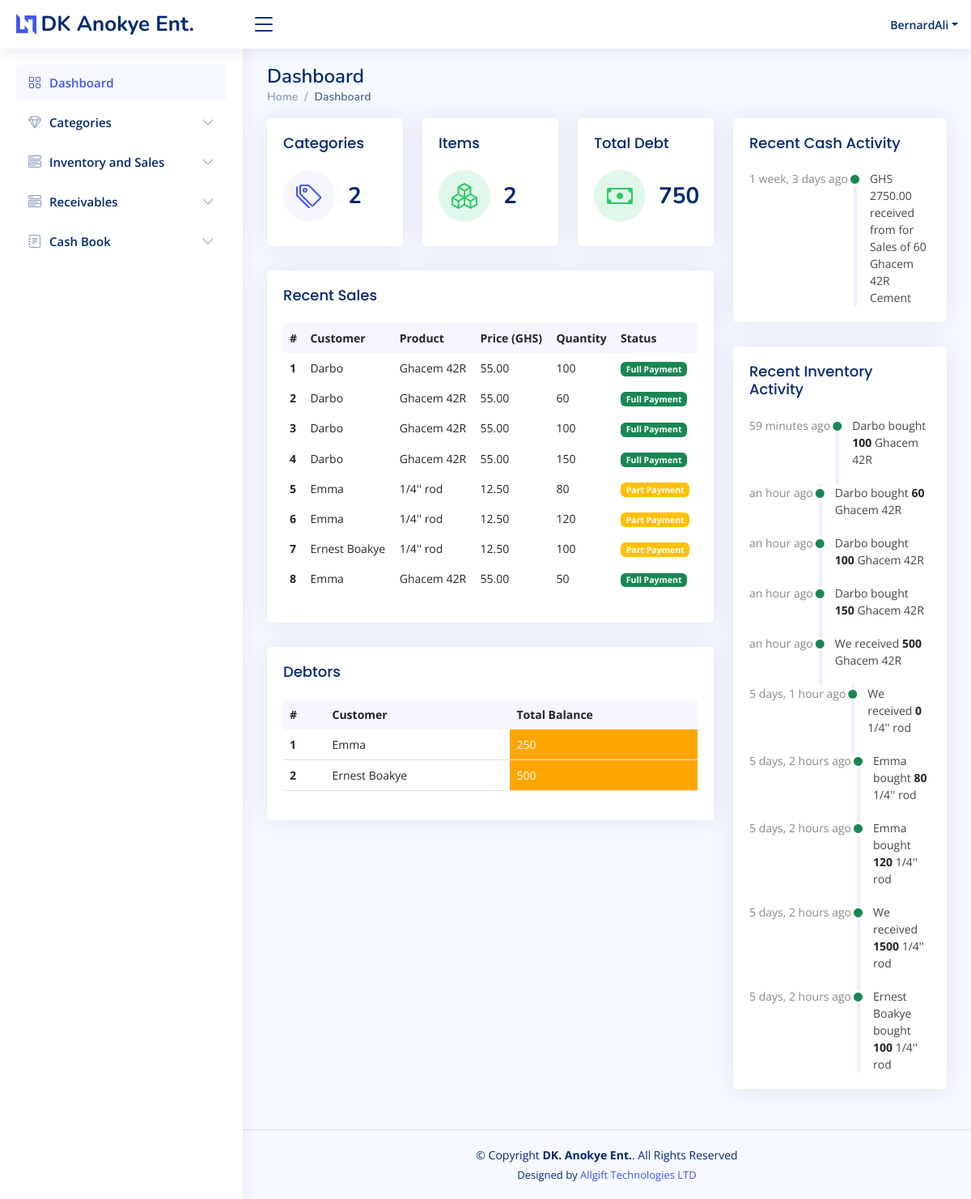
The app's page / (signed in) with its own data.
### core/models.py (models this page shows, shortened)
class StockHistory(models.Model):
    category = models.ForeignKey(Category, on_delete=models.CASCADE, blank=True)
    item_name = models.CharField(max_length=50, blank=True, null=True)
    receipt_no = models.CharField(max_length=50, blank=True, null=True)
    item_description = models.TextField(blank=True, null=True)
    quantity = models.IntegerField(default='0', blank=True, null=True)
    purchased_quantity = models.IntegerField(default='0', blank=True, null=True)
    purchased_by = models.CharField(max_length=50, blank=True, null=True)
    purchased_from = models.CharField(max_length=50, blank=True, null=True)
    unit_purchase_price = models.DecimalField(max_digits=10, decimal_places=2, blank=True, null=True)
    total_purchase_price = models.DecimalField(max_digits=10, decimal_places=2, blank=True, null=True)
    sale_quantity = models.IntegerField(default='0', blank=True, null=True)
    delivery_quantity = models.IntegerField(default='0', blank=True, null=True)
    yet_to_deliver = models.IntegerField(default='0', blank=True, null=True)
    waybill_number = models.CharField(max_length=50, blank=True, null=True)
    sale_by = models.CharField(max_length=50, blank=True, null=True)
    sale_to = models.CharField(max_length=50, blank=True, null=True)
    unit_sale_price = models.DecimalField(max_digits=10, decimal_places=2, blank=True, null=True)
    total_sale_price = models.DecimalField(max_digits=10, decimal_places=2, blank=True, null=True)
    payment_status = models.CharField(max_length=50, choices=Invoice_Choice, blank=True, null=True)
    balance = models.DecimalField(max_digits=10, decimal_places=2, default=0)
    phone_number = models.CharField(max_length=50, blank=True, null=True)
    created_by = models.CharField(max_length=50, blank=True, null=True)
    reorder_level = models.IntegerField(default='0', blank=True, null=True)
    created_on = models.DateTimeField(auto_now_add=True)
    expiry = models.DateTimeField(auto_now_add=True, blank=True, null=True)
    last_updated = models.DateTimeField(auto_now=True, blank=True, null=True)

class CashHistory(models.Model):
    category = models.CharField(max_length=50, blank=True, null=True, choices=CASH_CHOICE)
    recipient = models.CharField(max_length=50, blank=True, null=True)
    detail = models.TextField(max_length=50, blank=True, null=True)
    created_on = models.DateTimeField(auto_now_add=True)
    amount_in = models.DecimalField(max_digits=10, decimal_places=2, blank=True, null=True)
    amount_out = models.DecimalField(max_digits=10, decimal_places=2, blank=True, null=True)
    impriest_level = models.DecimalField(max_digits=10, decimal_places=2, blank=True, null=True)
    balance = models.DecimalField(max_digits=10, decimal_places=2, blank=True, null=True)
    issue_by = models.CharField(max_length=50, blank=True, null=True)
    last_updated = models.DateTimeField(auto_now=True, blank=True, null=True)

### core/views.py (the view)
# urls.py: path("", views.index, name="home"),
def index(request):
    categories_count = Category.objects.all().count()
    stock_count = Stock.objects.all().count()
    recent_sales = StockHistory.objects.filter(sale_quantity__gt=0).order_by("-last_updated")
    recent_activities = StockHistory.objects.all().order_by("-last_updated")[:10]
    recent_cash_activities = CashHistory.objects.all().order_by("-last_updated")[:10]
    debtors = StockHistory.objects.filter(balance__gt=0).order_by("-last_updated")
    total_debt = StockHistory.objects.aggregate(Sum('balance'))['balance__sum']
    receivables = StockHistory.objects.values('sale_to').annotate(dcount=Sum('balance')).filter(dcount__gt=0)
    context = {
        "categories_count": categories_count,
        "recent_sales": recent_sales,
        "recent_activities": recent_activities,
        "stock_count": stock_count,
        "recent_cash_activities": recent_cash_activities,
        "debtors": debtors,
        "total_debt": total_debt,
        "receivables": receivables
    }
    return render(request, "home.html", context)

### templates/home.html (shortened to what this page needs)
{% extends 'base.html' %}
{% load humanize %}
{% block content %}
    <div class="pagetitle">
      <h1>Dashboard</h1>
      <nav>
        <ol class="breadcrumb">
          <li class="breadcrumb-item"><a href="{% url 'home' %}">Home</a></li>
          <li class="breadcrumb-item active">Dashboard</li>
        </ol>
      </nav>
    </div>
    <section class="section dashboard">
      <div class="row">
        <div class="col-lg-8">
          <div class="row">
            <div class="col-xxl-4 col-md-4">
              <div class="card info-card sales-card">
                <div class="card-body">
                  <h5 class="card-title">{% if categories_count > 1%}
                    Categories
                    {% else %}
                      Category
                    {% endif %}
                  </h5>
                  <div class="d-flex align-items-center">
                    <div class="card-icon rounded-circle d-flex align-items-center justify-content-center">
                      <i class="bi bi-tags"></i>
                    </div>
                    <div class="ps-3">
                      <h6><small></small>{{categories_count}}</h6></div>
                  </div>
                </div>
              </div>
            </div>
            <div class="col-xxl-4 col-md-4">
              <div class="card info-card revenue-card">
                <div class="card-body">
                  <a href="{% url 'list_items' %}"><h5 class="card-title">Items</h5></a>
                  <div class="d-flex align-items-center">
                    <div class="card-icon rounded-circle d-flex align-items-center justify-content-center">
                      <i class="bi bi-boxes"></i>
                    </div>
                    <div class="ps-3">
                      <h6>{{stock_count}}</h6>
                    </div>
                  </div>
                </div>
              </div>
            </div>
            <div class="col-xxl-4 col-md-4">
              <div class="card info-card revenue-card">
                <div class="card-body">
                  <h5 class="card-title">Total Debt</h5>
                  <div class="d-flex align-items-center">
                    <div class="card-icon rounded-circle d-flex align-items-center justify-content-center">
                      <i class="bi bi-cash"></i>
                    </div>
                    <div class="ps-3">
                      <h6>{{total_debt|intcomma}}</h6>
                    </div>
                  </div>
                </div>
              </div>
            </div>
            <div class="col-12">
              <div class="card recent-sales overflow-auto">
                <div class="card-body">
                  <h5 class="card-title">Recent Sales</h5>
                  <table class="table table-borderless datatable table-hover">
                    <thead>
                      <tr>
                        <th scope="col">#</th>
                        <th scope="col">Customer</th>
                        <th scope="col">Product</th>
                        <th scope="col">Price (GHS)</th>
                        <th scope="col">Quantity</th>
                        <th scope="col">Status</th>
                      </tr>
                    </thead>
                    <tbody>
                    {% for item in recent_sales%}
                      <tr>
                        <th scope="row">{{forloop.counter}}</th>
                        <td>{{item.sale_to}}</td>
                        <td>{{item.item_name}}</td>
                        <td>{{item.unit_sale_price}}</td>
                        <td>{{item.sale_quantity}}</td>
                        <td>
                          {% if item.payment_status == 'Full Payment' %}
                            <span class="badge bg-success">{{item.payment_status}}</span>
                          {% else %}
                            <span class="badge bg-warning">{{item.payment_status}}</span>
                          {% endif %}
                        </td>
                      </tr>
                    {% endfor %}
                    </tbody>
                  </table>
                </div>
              </div>
            </div>
            <div class="col-12">
              <div class="card recent-sales overflow-auto">
                <div class="card-body">
                  <h5 class="card-title">Debtors</h5>
                  <table class="table table-border table-hover datatable">
                    <thead>
                      <tr>
                        <th scope="col">#</th>
                        <th scope="col">Customer</th>
                        <th scope="col">Total Balance</th>
                      </tr>
                    </thead>
                    <tbody>
                    {% for item in receivables%}
                      <tr>
                        <th scope="row">{{forloop.counter}}</th>
                        <td>{{item.sale_to}}</td>
                        <td style="background:orange; color:#fff;"><span>{{item.dcount}}</span></td>
                      </tr>
                    {% endfor %}
                    </tbody>
                  </table>
                </div>
              </div>
            </div>
          </div>
        </div>
        <div class="col-lg-4">
          {% if request.user.is_authenticated and request.user.is_superuser %}
          <div class="card">
            <div class="card-body">
              <h5 class="card-title">Recent Cash Activity</h5>
              <div class="activity">
                {% for recent in  recent_cash_activities%}
                  {% if recent.amount_in > 0 %}
                    <div class="activity-item d-flex">
                      <div class="activite-label">{{recent.last_updated|naturaltime}}</div>
                      <i class='bi bi-circle-fill activity-badge text-success align-self-start'></i>
                      <div class="activity-content">
                        GHS {{recent.amount_in}} received from for {{recent.detail}}
                      </div>
                    </div>
                  {% endif %}
                {% endfor %}
              </div>
            </div>
          </div>
          {% endif %}
          <div class="card">
            <div class="card-body">
              <h5 class="card-title">Recent Inventory Activity</h5>
              <div class="activity">
                {% for recent in  recent_activities%}
                  {% if recent.sale_quantity > 0 %}
                    <div class="activity-item d-flex">
                      <div class="activite-label">{{recent.last_updated|naturaltime}}</div>
                      <i class='bi bi-circle-fill activity-badge text-success align-self-start'></i>
                      <div class="activity-content">
                        {{recent.sale_to}} bought <a href="#" class="fw-bold text-dark">{{recent.sale_quantity}}</a> {{recent.item_name}}
                      </div>
                    </div>
                  {% else %}
                    <div class="activity-item d-flex">
                      <div class="activite-label">{{recent.last_updated|naturaltime}}</div>
                      <i class='bi bi-circle-fill activity-badge text-success align-self-start'></i>
                      <div class="activity-content">
                        We received <a href="#" class="fw-bold text-dark">{{recent.purchased_quantity}}</a> {{recent.item_name}}
                      </div>
                    </div>
                  {% endif %}
                {% endfor %}
              </div>
            </div>
          </div>
        </div>
      </div>
    </section>
{% endblock content %}

### templates/base.html (shortened to what this page needs)
{% load static %}
<!DOCTYPE html>
<html lang="en">
<head>
  <link href="{% static 'assets/vendor/bootstrap/css/bootstrap.min.css' %}" rel="stylesheet">
  <link href="{% static 'assets/vendor/bootstrap-icons/bootstrap-icons.css' %}" rel="stylesheet">
  <link href="{% static 'assets/vendor/boxicons/css/boxicons.min.css' %}" rel="stylesheet">
  <link href="{% static 'assets/vendor/quill/quill.snow.css' %}" rel="stylesheet">
  <link href="{% static 'assets/vendor/quill/quill.bubble.css' %}" rel="stylesheet">
  <link href="{% static 'assets/vendor/remixicon/remixicon.css' %}" rel="stylesheet">
  <link href="{% static 'assets/vendor/simple-datatables/style.css' %}" rel="stylesheet">
  <link href="{% static 'assets/css/style.css' %}" rel="stylesheet">
</head>
<body>
  <header id="header" class="header fixed-top d-flex align-items-center">
    <div class="d-flex align-items-center justify-content-between">
      <a href="{% url 'home' %}" class="logo d-flex align-items-center">
        <img src="{% static 'assets/img/logo.png' %}" alt="">
        <span class="d-none d-lg-block">DK Anokye Ent.</span>
      </a>
      <i class="bi bi-list toggle-sidebar-btn"></i>
    </div>
    <nav class="header-nav ms-auto">
      <ul class="d-flex align-items-center">
        {% if request.user.is_authenticated %}
        <li class="nav-item dropdown pe-3">
          <a class="nav-link nav-profile d-flex align-items-center pe-0" href="#" data-bs-toggle="dropdown">
            <span class="d-none d-md-block dropdown-toggle ps-2">{{ user.username }}</span>
          </a>
        </li>
        {% endif %}
      </ul>
    </nav>
  </header>
  <aside id="sidebar" class="sidebar">
    <ul class="sidebar-nav" id="sidebar-nav">
      <li class="nav-item">
        <a class="nav-link " href="{% url 'home' %}">
          <i class="bi bi-grid"></i>
          <span>Dashboard</span>
        </a>
      </li>
        {% if request.user.is_authenticated and request.user.is_superuser %}
      <li class="nav-item">
        <a class="nav-link collapsed" data-bs-target="#icons-nav" data-bs-toggle="collapse" href="#">
          <i class="bi bi-gem"></i><span>Categories</span><i class="bi bi-chevron-down ms-auto"></i>
        </a>
      </li>
      {% endif %}
      <li class="nav-item">
        <a class="nav-link collapsed" data-bs-target="#components-nav" data-bs-toggle="collapse" href="#">
          <i class="bi bi-menu-button-wide"></i><span>Inventory and Sales</span><i class="bi bi-chevron-down ms-auto"></i>
        </a>
      </li>
      <li class="nav-item">
        <a class="nav-link collapsed" data-bs-target="#components-rec" data-bs-toggle="collapse" href="#">
          <i class="bi bi-menu-button-wide"></i><span>Receivables</span><i class="bi bi-chevron-down ms-auto"></i>
        </a>
      </li>
      {% if request.user.is_authenticated and request.user.is_superuser %}
      <li class="nav-item">
        <a class="nav-link collapsed" data-bs-target="#forms-nav" data-bs-toggle="collapse" href="#">
          <i class="bi bi-journal-text"></i><span>Cash Book</span><i class="bi bi-chevron-down ms-auto"></i>
        </a>
      </li>
      {% endif %}
    </ul>
  </aside>
  <main id="main" class="main">
      {% block content %}
      {% endblock content %}
  </main>
  <footer id="footer" class="footer">
    <div class="copyright">
      &copy; Copyright <strong><span>DK. Anokye Ent.</span></strong>. All Rights Reserved
    </div>
    <div class="credits">
      Designed by <a href="https://allgifttechnologies.com/">Allgift Technologies LTD</a>
    </div>
  </footer>
</body>
</html>

### records on screen
StockHistory: sale_to "Darbo", item_name "Ghacem 42R", unit_sale_price "55.00", sale_quantity "100", payment_status "Full Payment", last_updated "59 minutes ago"
StockHistory: sale_to "Darbo", item_name "Ghacem 42R", unit_sale_price "55.00", sale_quantity "60", payment_status "Full Payment", last_updated "an hour ago"
StockHistory: sale_to "Darbo", item_name "Ghacem 42R", unit_sale_price "55.00", sale_quantity "100", payment_status "Full Payment", last_updated "an hour ago"
StockHistory: sale_to "Darbo", item_name "Ghacem 42R", unit_sale_price "55.00", sale_quantity "150", payment_status "Full Payment", last_updated "an hour ago"
StockHistory: sale_to "Emma", item_name "1/4'' rod", unit_sale_price "12.50", sale_quantity "80", payment_status "Part Payment", last_updated "5 days, 2 hours ago"
StockHistory: sale_to "Emma", item_name "1/4'' rod", unit_sale_price "12.50", sale_quantity "120", payment_status "Part Payment", last_updated "5 days, 2 hours ago"
StockHistory: sale_to "Ernest Boakye", item_name "1/4'' rod", unit_sale_price "12.50", sale_quantity "100", payment_status "Part Payment", dcount "500", last_updated "5 days, 2 hours ago"
StockHistory: sale_to "Emma", item_name "Ghacem 42R", unit_sale_price "55.00", sale_quantity "50", payment_status "Full Payment"
CashHistory: last_updated "1 week, 3 days ago", amount_in "2750.00", detail "Sales of 60 Ghacem 42R Cement"
StockHistory: last_updated "an hour ago", purchased_quantity "500", item_name "Ghacem 42R"
StockHistory: last_updated "5 days, 1 hour ago", purchased_quantity "0", item_name "1/4'' rod"
StockHistory: last_updated "5 days, 2 hours ago", purchased_quantity "1500", item_name "1/4'' rod"

### other values on screen
{{ user.username }} "BernardAli"
{{ categories_count }} "2"
{{ stock_count }} "2"
{{ total_debt|intcomma }} "750"
{{ item.sale_to }} "Emma"
{{ item.dcount }} "250"
